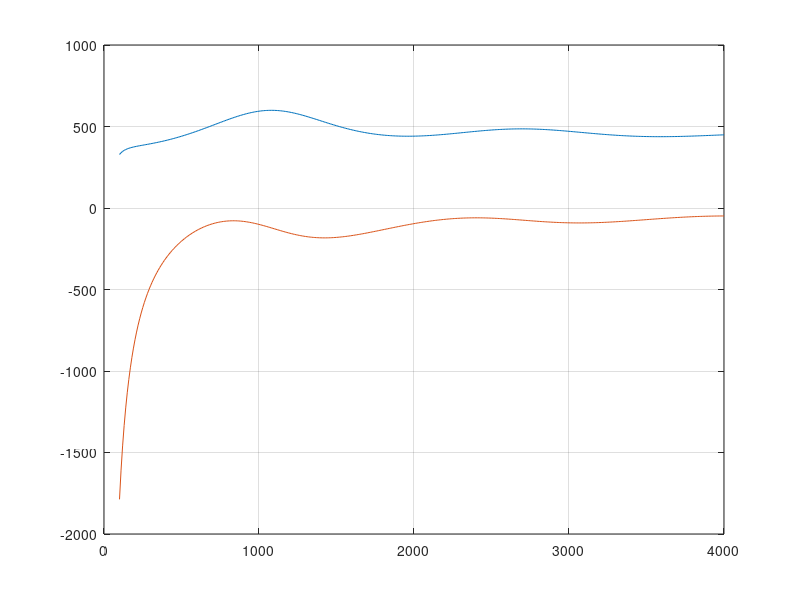

The MATLAB script that drew this image:
% example in book of Allard, 23ff)
d = 10e-2;
sigma = 10e3;

rho0 = 1.2;
K0 = 138720.0;
c0 = sqrt(K0/rho0);

f = 100:10:4e3;
omega = 2*pi*f;
X = (rho0*f)/sigma;
%impedance of porous material
Z2 = rho0*c0*( 1 + 0.057*X.^(-0.754) - i*0.087*X.^(-0.732) );
%complex wave number of porous material
k2 = (omega/c0).*( 1 + 0.0978*X.^(-0.7) - i*0.189*X.^(-0.595) );

%surface impedance
Zs = -i*Z2.*cot(k2.*d);

%effective parameters
K2   = Z2.*omega./k2;
rho2 = Z2.*k2./omega;

%refelction coefficient
Z0 = rho0*c0;
k0 = omega/c0;
R  = (Zs - Z0)./(Zs+Z0);

%absorption coefficient
alpha = 1 - (abs(R)).^2;

%transmission loss
TC = (2*i*Z2./(Z0 - 2*i*Z2.*cot(k2*d) + Z2.^2/Z0) ).*(sin(k2*d).^(-1)).*exp(-i*k0*d);
TL = -20*log(abs(TC));

plot(f,real(Zs),f,imag(Zs)),grid
